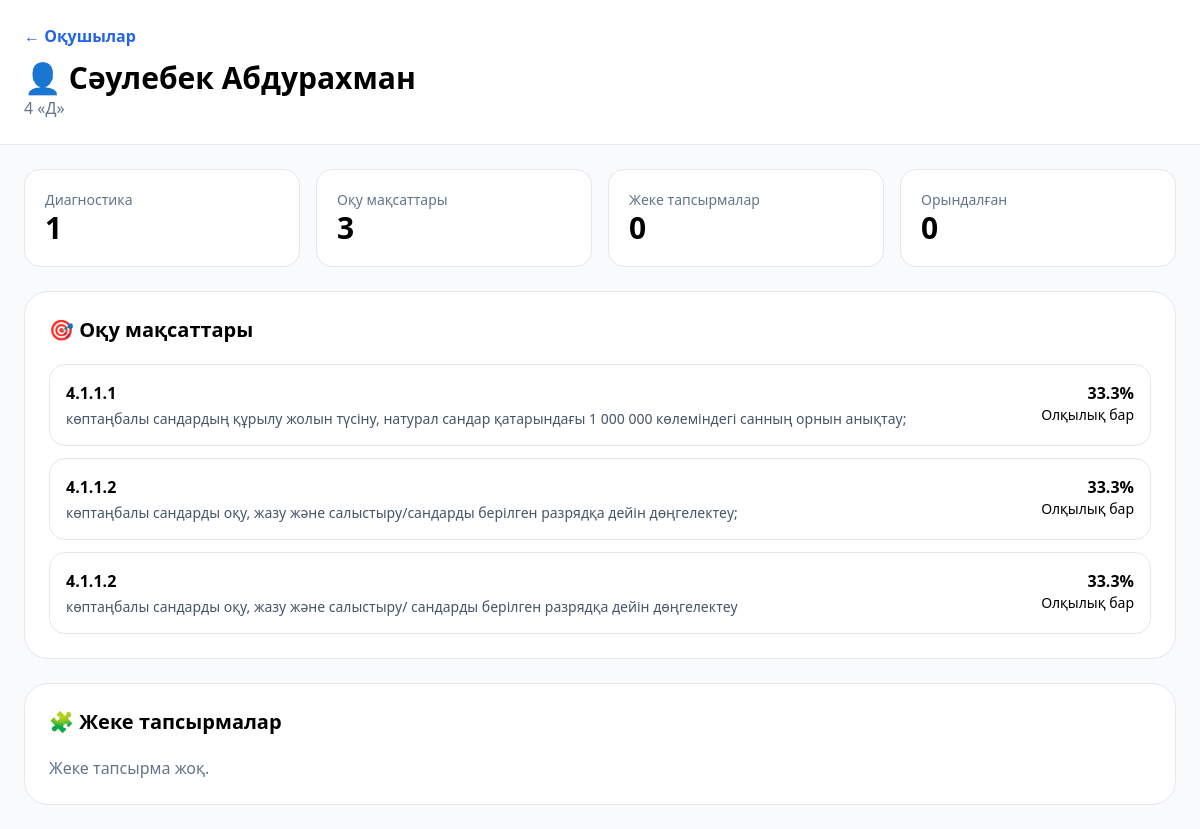
Screenshot of /students/100/profile (signed in) with the database file from the repository.
### tables this page shows
CREATE TABLE students (
    id INTEGER PRIMARY KEY AUTOINCREMENT,
    full_name TEXT NOT NULL,
    class_name TEXT NOT NULL DEFAULT '4 Д',
    parent_name TEXT,
    parent_phone TEXT,
    telegram TEXT,
    created_at TIMESTAMP DEFAULT CURRENT_TIMESTAMP
);

CREATE TABLE objective_results (

    id INTEGER PRIMARY KEY AUTOINCREMENT,

    attempt_id INTEGER NOT NULL,
    learning_objective_id INTEGER NOT NULL,

    total_questions INTEGER NOT NULL DEFAULT 0,
    correct_questions INTEGER NOT NULL DEFAULT 0,

    earned_points INTEGER NOT NULL DEFAULT 0,
    max_points INTEGER NOT NULL DEFAULT 0,

    percentage REAL NOT NULL DEFAULT 0,

    mastery_status TEXT NOT NULL DEFAULT 'Анықталмады',

    created_at TIMESTAMP DEFAULT CURRENT_TIMESTAMP,

    FOREIGN KEY (attempt_id)
        REFERENCES diagnostic_attempts(id),

    FOREIGN KEY (learning_objective_id)
        REFERENCES learning_objectives(id),

    UNIQUE(
        attempt_id,
        learning_objective_id
    )
);

CREATE TABLE learning_objectives (

    id INTEGER PRIMARY KEY AUTOINCREMENT,

    class_name TEXT NOT NULL DEFAULT '4 «Д»',

    subject TEXT NOT NULL,

    section TEXT,

    lesson_topic TEXT,

    objective_code TEXT,

    objective_text TEXT NOT NULL,

    source_material_id INTEGER,

    created_at TIMESTAMP DEFAULT CURRENT_TIMESTAMP,

    FOREIGN KEY (source_material_id)
        REFERENCES materials(id)
);

### app.py (the view)
@app.route(
    "/students/<int:student_id>/profile"
)
def student_profile(student_id):
    if not logged_in():
        return redirect(url_for("login"))
    conn = get_db()
    student = conn.execute(
        """
        SELECT *
        FROM students
        WHERE id = ?
        """,
        (student_id,)
    ).fetchone()
    if student is None:
        conn.close()
        return redirect(
            url_for("students")
        )
    results = conn.execute(
        """
        SELECT
            r.*,
            lo.objective_code,
            lo.objective_text

        FROM objective_results r

        JOIN diagnostic_attempts a
            ON a.id = r.attempt_id

        JOIN learning_objectives lo
            ON lo.id =
               r.learning_objective_id

        WHERE a.student_id = ?

        ORDER BY r.created_at DESC
        """,
        (student_id,)
    ).fetchall()
    tasks = conn.execute(
        """
        SELECT *
        FROM personal_tasks

        WHERE student_id = ?

        ORDER BY id DESC
        """,
        (student_id,)
    ).fetchall()
    attempts = conn.execute(
        """
        SELECT COUNT(*) AS total
        FROM diagnostic_attempts
        WHERE student_id = ?
        """,
        (student_id,)
    ).fetchone()["total"]
    objective_count = len(results)
    completed = sum(
        1
        for task in tasks
        if task["status"] == "completed"
    )
    stats = {
        "attempts":
            attempts,
        "objectives":
            objective_count,
        "tasks":
            len(tasks),
        "completed":
            completed
    }
    conn.close()
    return render_template(
        "student_profile.html",
        student=student,
        results=results,
        tasks=tasks,
        stats=stats
    )

### app.py (called while the page is built)
def get_db():
    conn = sqlite3.connect(DB_PATH)
    conn.row_factory = sqlite3.Row
    return conn

def logged_in():
    return "user" in session

def get_student_portal_token():
    conn = get_db()
    portal = conn.execute(
        """
        SELECT portal_token

        FROM student_portal_links

        WHERE is_active = 1

        ORDER BY id DESC
        LIMIT 1
        """
    ).fetchone()
    if portal is None:
        import secrets
        token = secrets.token_urlsafe(24)
        conn.execute(
            """
            INSERT INTO student_portal_links (
                portal_token,
                is_active
            )
            VALUES (?, 1)
            """,
            (token,)
        )
        conn.commit()
    else:
        token = portal["portal_token"]
    conn.close()
    return token

@app.context_processor
def inject_student_portal_link():
    try:
        token = (
            get_student_portal_token()
        )
        return {
            "student_portal_token":
                token
        }
    except Exception:
        return {
            "student_portal_token":
                None
        }

### templates/student_profile.html (shortened to what this page needs)
<!DOCTYPE html>
<html lang="kk">
<head>
<script src="https://cdn.tailwindcss.com"></script>
</head>
<body class="bg-slate-50">
<header class="bg-white border-b">
<div class="max-w-7xl mx-auto p-6">
<a href="{{ url_for('students') }}"
   class="text-blue-600 font-bold">
← Оқушылар
</a>
<h1 class="text-3xl font-black mt-3">
👤 {{ student.full_name }}
</h1>
<p class="text-slate-500">
{{ student.class_name }}
</p>
</div>
</header>
<main class="max-w-7xl mx-auto p-6 space-y-6">
<div class="grid md:grid-cols-4 gap-4">
<div class="bg-white border rounded-2xl p-5">
<p class="text-sm text-slate-500">Диагностика</p>
<p class="text-3xl font-black">{{ stats.attempts }}</p>
</div>
<div class="bg-white border rounded-2xl p-5">
<p class="text-sm text-slate-500">Оқу мақсаттары</p>
<p class="text-3xl font-black">{{ stats.objectives }}</p>
</div>
<div class="bg-white border rounded-2xl p-5">
<p class="text-sm text-slate-500">Жеке тапсырмалар</p>
<p class="text-3xl font-black">{{ stats.tasks }}</p>
</div>
<div class="bg-white border rounded-2xl p-5">
<p class="text-sm text-slate-500">Орындалған</p>
<p class="text-3xl font-black">{{ stats.completed }}</p>
</div>
</div>
<section class="bg-white border rounded-3xl p-6">
<h2 class="text-xl font-black mb-5">
🎯 Оқу мақсаттары
</h2>
{% if results %}
<div class="space-y-3">
{% for row in results %}
<div class="border rounded-2xl p-4">
<div class="flex justify-between gap-4">
<div>
<p class="font-black">
{{ row.objective_code }}
</p>
<p class="text-sm text-slate-600 mt-1">
{{ row.objective_text }}
</p>
</div>
<div class="text-right">
<p class="font-black">
{{ row.percentage }}%
</p>
<p class="text-sm">
{{ row.mastery_status }}
</p>
</div>
</div>
</div>
{% endfor %}
</div>
{% else %}
<p class="text-slate-500">
Әзірге диагностика нәтижесі жоқ.
</p>
{% endif %}
</section>
<section class="bg-white border rounded-3xl p-6">
<h2 class="text-xl font-black mb-5">
🧩 Жеке тапсырмалар
</h2>
{% if tasks %}
<div class="space-y-3">
{% for task in tasks %}
<a href="{{ url_for('personal_task_detail', task_id=task.id) }}"
   class="block border rounded-2xl p-4 hover:bg-slate-50">
<div class="flex justify-between">
<div>
<p class="font-black">
{{ task.title }}
</p>
<p class="text-sm text-slate-500 mt-1">
{{ task.path_level }}
</p>
</div>
<p class="font-bold">
{{ task.status }}
</p>
</div>
</a>
{% endfor %}
</div>
{% else %}
<p class="text-slate-500">
Жеке тапсырма жоқ.
</p>
{% endif %}
</section>
</main>
</body>
</html>

### rows the page displays
students: full_name "Cәулебек Абдурахман", class_name "4 «Д»"
objective_results: objective_code "4.1.1.1", objective_text "көптаңбалы сандардың құрылу жолын түсіну, натурал сандар қатарындағы 1 000 000 көлеміндегі санның орнын анықтау;", percentage "33.3", mastery_status "Олқылық бар"
objective_results: objective_code "4.1.1.2", objective_text "көптаңбалы сандарды оқу, жазу және салыстыру/сандарды берілген разрядқа дейін дөңгелектеу;", percentage "33.3", mastery_status "Олқылық бар"
objective_results: objective_code "4.1.1.2", objective_text "көптаңбалы сандарды оқу, жазу және салыстыру/ сандарды берілген разрядқа дейін дөңгелектеу", percentage "33.3", mastery_status "Олқылық бар"

### other values shown
{{ stats.attempts }} "1"
{{ stats.objectives }} "3"
{{ stats.tasks }} "0"
{{ stats.completed }} "0"
